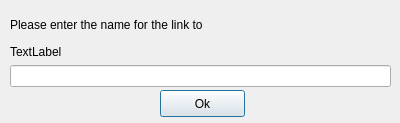
<?xml version="1.0" encoding="UTF-8"?>
<ui version="4.0">
 <class>manlinkname</class>
 <widget class="QDialog" name="manlinkname">
  <property name="geometry">
   <rect>
    <x>0</x>
    <y>0</y>
    <width>400</width>
    <height>123</height>
   </rect>
  </property>
  <property name="windowTitle">
   <string>Manually Name</string>
  </property>
  <widget class="QPushButton" name="Ok">
   <property name="geometry">
    <rect>
     <x>160</x>
     <y>90</y>
     <width>85</width>
     <height>27</height>
    </rect>
   </property>
   <property name="text">
    <string>Ok</string>
   </property>
  </widget>
  <widget class="QWidget" name="layoutWidget">
   <property name="geometry">
    <rect>
     <x>10</x>
     <y>10</y>
     <width>381</width>
     <height>77</height>
    </rect>
   </property>
   <layout class="QVBoxLayout" name="verticalLayout_2">
    <item>
     <widget class="QLabel" name="instructions">
      <property name="text">
       <string>Please enter the name for the link to</string>
      </property>
     </widget>
    </item>
    <item>
     <layout class="QVBoxLayout" name="verticalLayout">
      <item>
       <widget class="QLabel" name="manlinkdisplay">
        <property name="text">
         <string>TextLabel</string>
        </property>
        <property name="wordWrap">
         <bool>true</bool>
        </property>
       </widget>
      </item>
      <item>
       <widget class="QLineEdit" name="manname"/>
      </item>
     </layout>
    </item>
   </layout>
  </widget>
 </widget>
 <resources/>
 <connections/>
</ui>
